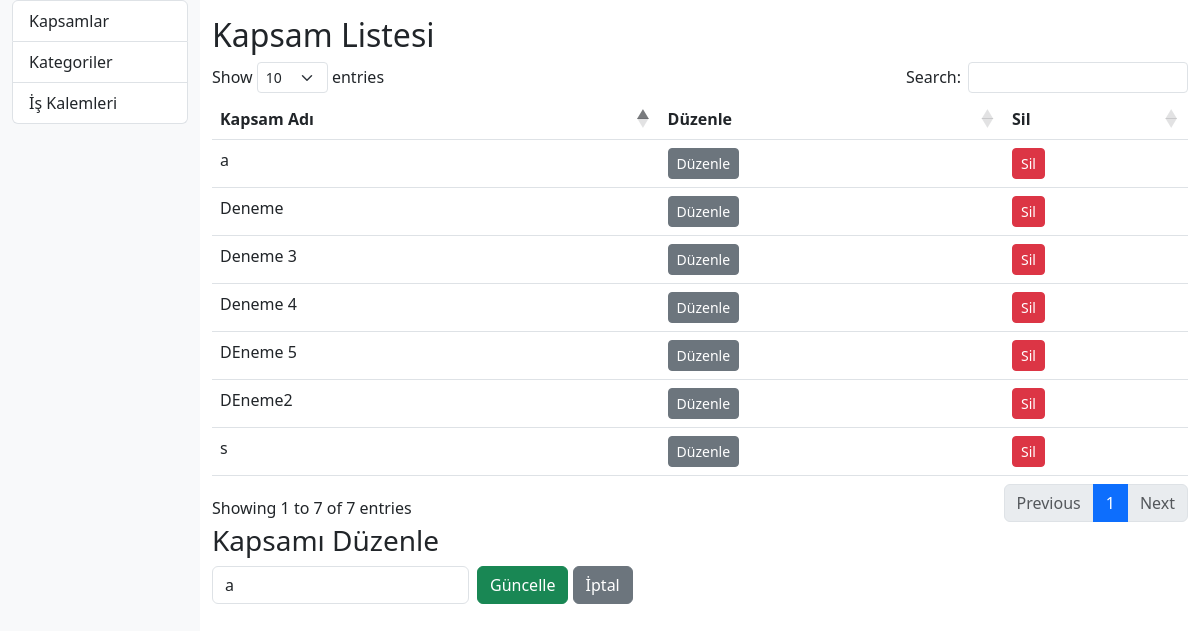
The page /?page=kapsamlar&edit_id=3 on the database its author committed.
### tables this page shows
CREATE TABLE `scopes` (
  `id` int(11) NOT NULL,
  `name` varchar(255) NOT NULL,
  `created_at` timestamp NOT NULL DEFAULT current_timestamp(),
  `updated_at` timestamp NULL DEFAULT NULL
);

### kapsamlar.php (the view, shortened to what this page needs)
<?php
include 'db.php';
$duzenleKapsam = null;
if (isset($_GET['edit_id'])) {
    $stmt = $pdo->prepare('SELECT * FROM scopes WHERE id = ?');
    $stmt->execute([$_GET['edit_id']]);
    $duzenleKapsam = $stmt->fetch();
}
$kapsamlar = $pdo->query('SELECT * FROM scopes')->fetchAll();
?>
<h2>Kapsam Listesi</h2>
<table class="table datatable" id="kapsamlar-table">
    <thead>
        <tr><th>Kapsam Adı</th><th>Düzenle</th><th>Sil</th></tr>
    </thead>
    <tbody>
    <?php foreach ($kapsamlar as $kapsam): ?>
        <tr>
            <td><?= htmlspecialchars($kapsam['name']) ?></td>
            <td>
                <a href="?page=kapsamlar&edit_id=<?= $kapsam['id'] ?>" class="btn btn-sm btn-secondary">Düzenle</a>
            </td>
            <td>
                <form method="post" onsubmit="return confirm('Silinsin mi?');" class="d-inline">
                    <button class="btn btn-sm btn-danger">Sil</button>
                </form>
            </td>
        </tr>
    <?php endforeach; ?>
    </tbody>
</table>
<?php if ($duzenleKapsam): ?>
<h3>Kapsamı Düzenle</h3>
<form method="post" class="row g-2 mb-3">
    <div class="col-auto">
        <input class="form-control" name="kapsam_adi" value="<?= htmlspecialchars($duzenleKapsam['name']) ?>" required>
    </div>
    <div class="col-auto">
        <button class="btn btn-success">Güncelle</button>
        <a href="?page=kapsamlar" class="btn btn-secondary">İptal</a>
    </div>
</form>
<?php else: ?>
<h3>Yeni Kapsam Ekle</h3>
<a href="?page=kapsam_olustur" class="btn btn-primary mb-3">Kapsam Oluştur</a>
<?php endif; ?>

### rows shown on the page
scopes: name "Deneme"
scopes: name "s"
scopes: name "a", kapsam_adi "a"
scopes: name "DEneme2"
scopes: name "Deneme 3"
scopes: name "Deneme 4"
scopes: name "DEneme 5"
